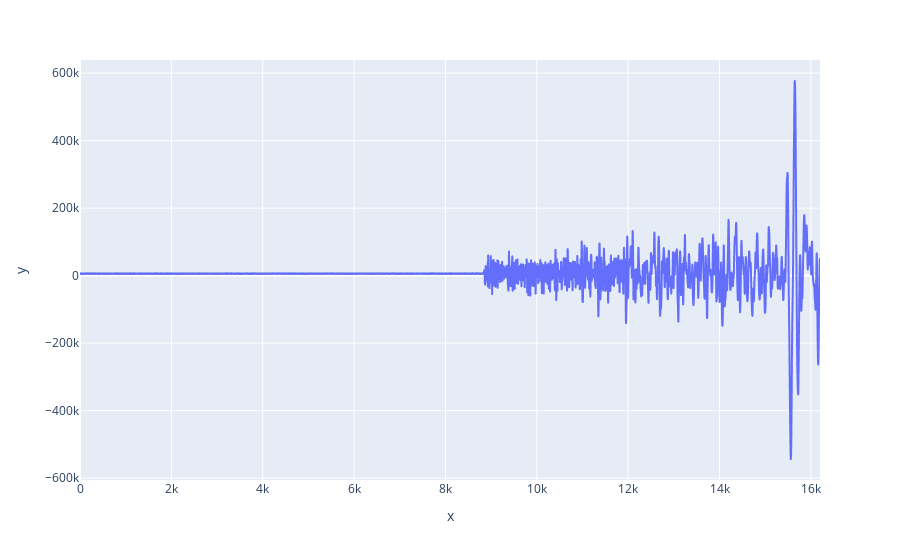

Write notebook code for a chart like this one.
### Code cell
import plotly.express as px

fig = px.line(x=T, y=X[:, 0])
fig.show()

### Figure 1 — Plotly figure (JSON) as saved in the notebook; plotly's stock layout.template omitted (floating-point values rounded to 4 significant figures; data arrays with more than 128 entries replaced by an {"elided": "..."} marker saying what was removed)
{"data": [{"hovertemplate": "x=%{x}<br>y=%{y}<extra></extra>", "legendgroup": "", "line": {"color": "#636efa", "dash": "solid"}, "marker": {"symbol": "circle"}, "mode": "lines", "name": "", "showlegend": false, "type": "scattergl", "x": {"elided": "16201 int values"}, "xaxis": "x", "y": {"elided": "16201 float values"}, "yaxis": "y"}], "layout": {"legend": {"tracegroupgap": 0}, "margin": {"t": 60}, "xaxis": {"anchor": "y", "domain": [0, 1], "title": {"text": "x"}}, "yaxis": {"anchor": "x", "domain": [0, 1], "title": {"text": "y"}}}}
